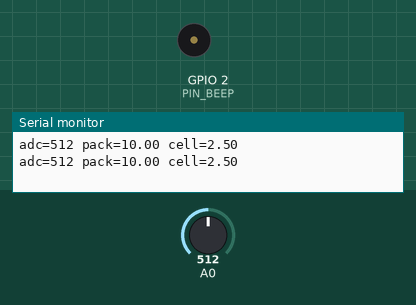
Recording of a program running on a simulated ESP8266 (NodeMCU). Parts: buzzer (waves = sounding, pin HIGH), the last lines printed to the serial monitor. The inputs (shaded band) are chosen by the test bench; at power-on: A0 = 512.

Above: at 1.6 s.
1.7 s: A0 set to 710
5.5 s: A0 set to 731
At 6.0 s:
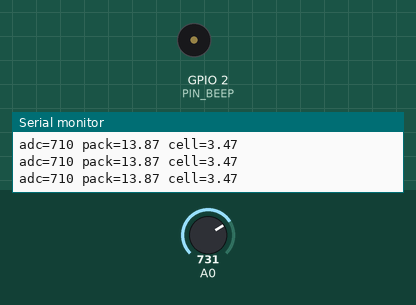
Timing chart, 0 to 8.5 s (numbered marks = the images above; inputs shaded):
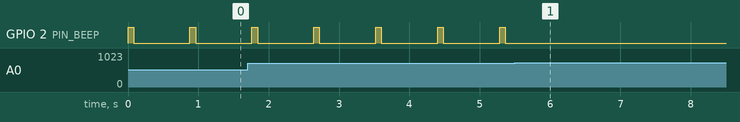

Measured:
- the behaviour switches between 716 and 717 on A0 (found by bisection; images 0 and 1)
- after the input at 5.5 s, GPIO 2 (PIN_BEEP): stops changing and stays LOW
- by itself, GPIO 2 (PIN_BEEP): alternates HIGH for 0.08 s and LOW for 0.80 s

The program:

main.cpp
```cpp
#include <Arduino.h>

const int PIN_BEEP = 2;
const float CELLS = 4.0;

// PACK_FULL_ADC / PACK_FULL_V: bench calibration constants, not yet measured on real
// hardware (design-stage — see firmware README for the calibration walkthrough).
// Re-derive both after flashing: charge the pack full, read the printed `adc=` value,
// and set PACK_FULL_V to the multimeter reading at that same moment.
const float PACK_FULL_ADC = 860.0;
const float PACK_FULL_V = 16.80;
const float CELL_ALARM = 3.50;

void setup() {
  pinMode(PIN_BEEP, OUTPUT);
  Serial.begin(115200);
}

void loop() {
  int adc = analogRead(A0);
  float pack = PACK_FULL_V * (adc / PACK_FULL_ADC);
  float cell = pack / CELLS;
  Serial.printf("adc=%d pack=%.2f cell=%.2f\n", adc, pack, cell);
  if (cell > 0.5 && cell < CELL_ALARM) {
    digitalWrite(PIN_BEEP, HIGH);
    delay(80);
    digitalWrite(PIN_BEEP, LOW);
  }
  delay(800);
}
```
